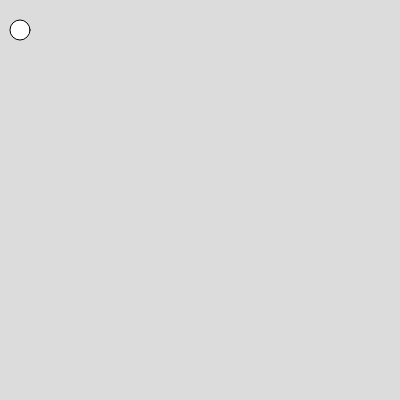
Frame 1 (no input)
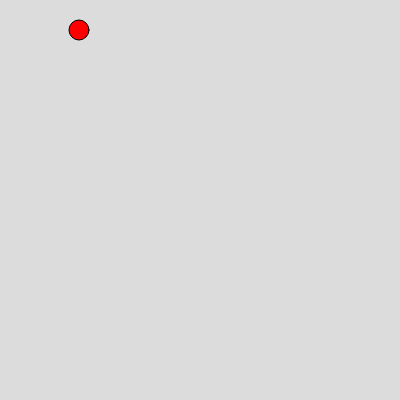
Frame 60 (no input)
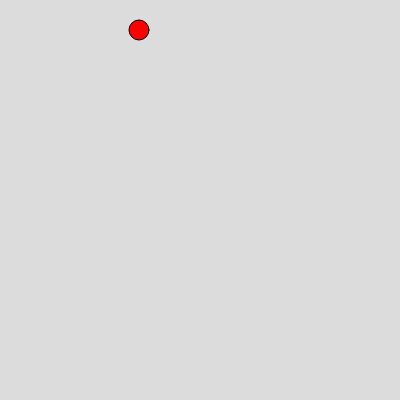
Frame 120 (the mouse pressed at the canvas centre since frame 60)

The p5.js sketch that drew these frames (run headless with seeded random() and noise() and a simulated clock; from frame 60 on, the mouse is pressed at the canvas centre):

// p5.js sketch
// ── sketch.js
function setup() {
  createCanvas(400, 400);
}

function draw() {
  background(220);
  circle(ball.x,ball.y,ball.radius )
  fill (ball.color[0])
  ball.xV=1
  ball.x=ball.x+ball.xV
}
var ball={
x: 20,
y: 30,
radius: 20,
xV: 0,
yV: 0,
color: ["red", "green", "blue"]
}
